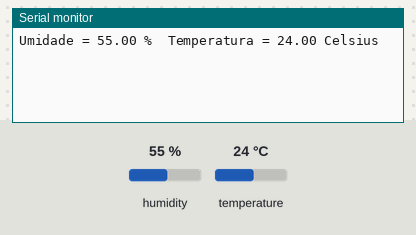
A sketch run on a simulated Arduino Uno, built with avr-gcc and run on an emulated ATmega328P. Shown: the last lines printed to the serial monitor. Wiring (inferred from the names in the program): DHT11 sensor: data A1. The inputs (shaded band) are chosen by the test bench; at power-on: humidity 55 %, temperature 24 °C.

Above: at 2.2 s.
2.3 s: humidity set to 22 %
At 4.5 s:
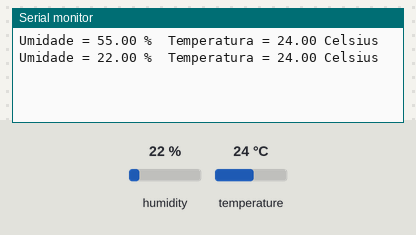
5.0 s: temperature set to 12 °C
At 5.7 s:
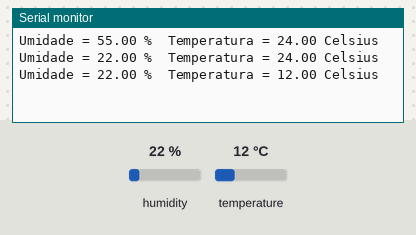
7.7 s: humidity set to 40 %
At 10.6 s:
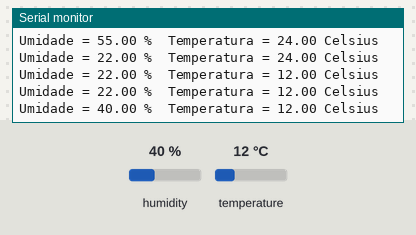
Timing chart, 0 to 12.1 s (numbered marks = the images above; inputs shaded):
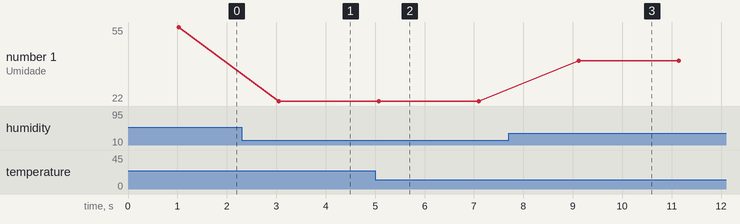

The sketch:

sketch_mar26d.ino
```cpp
//Programa : Sensor de umidade e temperatura DHT11
//Autor : Arduino e Cia

#include <dht.h>

#define dht_dpin A1 //Pino DATA do Sensor ligado na porta Analogica A1

dht DHT; //Inicializa o sensor

void setup()
{
  Serial.begin(9600);
  delay(1000);//Aguarda 1 seg antes de acessar as informações do sensor
}

void loop()
{
  DHT.read11(dht_dpin); //Lê as informações do sensor
  Serial.print("Umidade = ");
  Serial.print(DHT.humidity);
  Serial.print(" %  ");
  Serial.print("Temperatura = ");
  Serial.print(DHT.temperature);
  Serial.println(" Celsius  ");

  //Não diminuir o valor abaixo. O ideal é a leitura a cada 2 segundos
  delay(2000);
}
```

dht.h
```cpp
//
//    FILE: dht.h
// VERSION: 0.1.00
// PURPOSE: DHT Temperature & Humidity Sensor library for Arduino
//
//     URL: http://arduino.cc/playground/Main/DHTLib
//
// HISTORY:
// see dht.cpp file
//

#ifndef dht_h
#define dht_h

#if ARDUINO >= 100
 #include "Arduino.h"
#else
 #include "WProgram.h"
#endif

#define DHT_LIB_VERSION "0.1.00"

class dht
{
public:
	int read11(uint8_t pin);
    int read22(uint8_t pin);
	double humidity;
	double temperature;

private:
	uint8_t bits[5];  // buffer to receive data
	int read(uint8_t pin);
};
#endif
//
// END OF FILE
//
```

Measured:
- after the input at 2.3 s, the serial monitor: prints a new line after 0.75 s (image 1)
- after the input at 5.0 s, the serial monitor: prints a new line after 0.07 s (image 2)
- after the input at 7.7 s, the serial monitor: prints a new line after 1.4 s (image 3)
- plotted number 1: 55 → 22 after the input at 2.3 s, 22 → 40 after the input at 7.7 s
